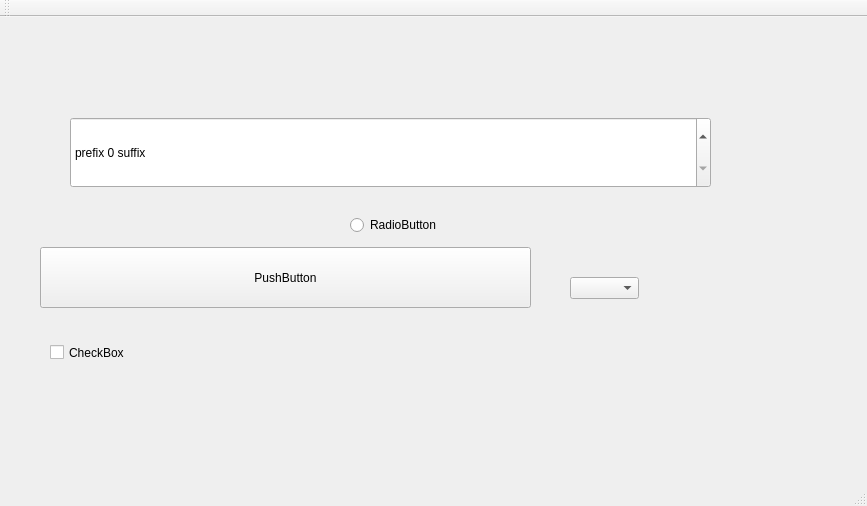
<?xml version="1.0" encoding="UTF-8"?>
<ui version="4.0">
 <class>MainWindow</class>
 <widget class="QMainWindow" name="MainWindow">
  <property name="geometry">
   <rect>
    <x>0</x>
    <y>0</y>
    <width>867</width>
    <height>506</height>
   </rect>
  </property>
  <property name="windowTitle">
   <string>MainWindow</string>
  </property>
  <widget class="QWidget" name="centralWidget">
   <widget class="QSpinBox" name="spinBox">
    <property name="geometry">
     <rect>
      <x>70</x>
      <y>100</y>
      <width>641</width>
      <height>71</height>
     </rect>
    </property>
    <property name="styleSheet">
     <string notr="true"/>
    </property>
    <property name="suffix">
     <string> suffix</string>
    </property>
    <property name="prefix">
     <string>prefix </string>
    </property>
   </widget>
   <widget class="QPushButton" name="pushButton">
    <property name="geometry">
     <rect>
      <x>40</x>
      <y>230</y>
      <width>491</width>
      <height>61</height>
     </rect>
    </property>
    <property name="text">
     <string>PushButton</string>
    </property>
   </widget>
   <widget class="QCheckBox" name="checkBox">
    <property name="geometry">
     <rect>
      <x>50</x>
      <y>300</y>
      <width>331</width>
      <height>71</height>
     </rect>
    </property>
    <property name="text">
     <string>CheckBox</string>
    </property>
   </widget>
   <widget class="QComboBox" name="comboBox">
    <property name="geometry">
     <rect>
      <x>570</x>
      <y>260</y>
      <width>69</width>
      <height>22</height>
     </rect>
    </property>
   </widget>
   <widget class="QRadioButton" name="radioButton">
    <property name="geometry">
     <rect>
      <x>350</x>
      <y>200</y>
      <width>89</width>
      <height>16</height>
     </rect>
    </property>
    <property name="text">
     <string>RadioButton</string>
    </property>
   </widget>
   <widget class="QWidget" name="widget" native="true">
    <property name="geometry">
     <rect>
      <x>250</x>
      <y>300</y>
      <width>271</width>
      <height>141</height>
     </rect>
    </property>
   </widget>
  </widget>
  <widget class="QMenuBar" name="menuBar">
   <property name="geometry">
    <rect>
     <x>0</x>
     <y>0</y>
     <width>867</width>
     <height>21</height>
    </rect>
   </property>
  </widget>
  <widget class="QToolBar" name="mainToolBar">
   <attribute name="toolBarArea">
    <enum>TopToolBarArea</enum>
   </attribute>
   <attribute name="toolBarBreak">
    <bool>false</bool>
   </attribute>
  </widget>
  <widget class="QStatusBar" name="statusBar"/>
 </widget>
 <layoutdefault spacing="6" margin="11"/>
 <resources/>
 <connections/>
</ui>
